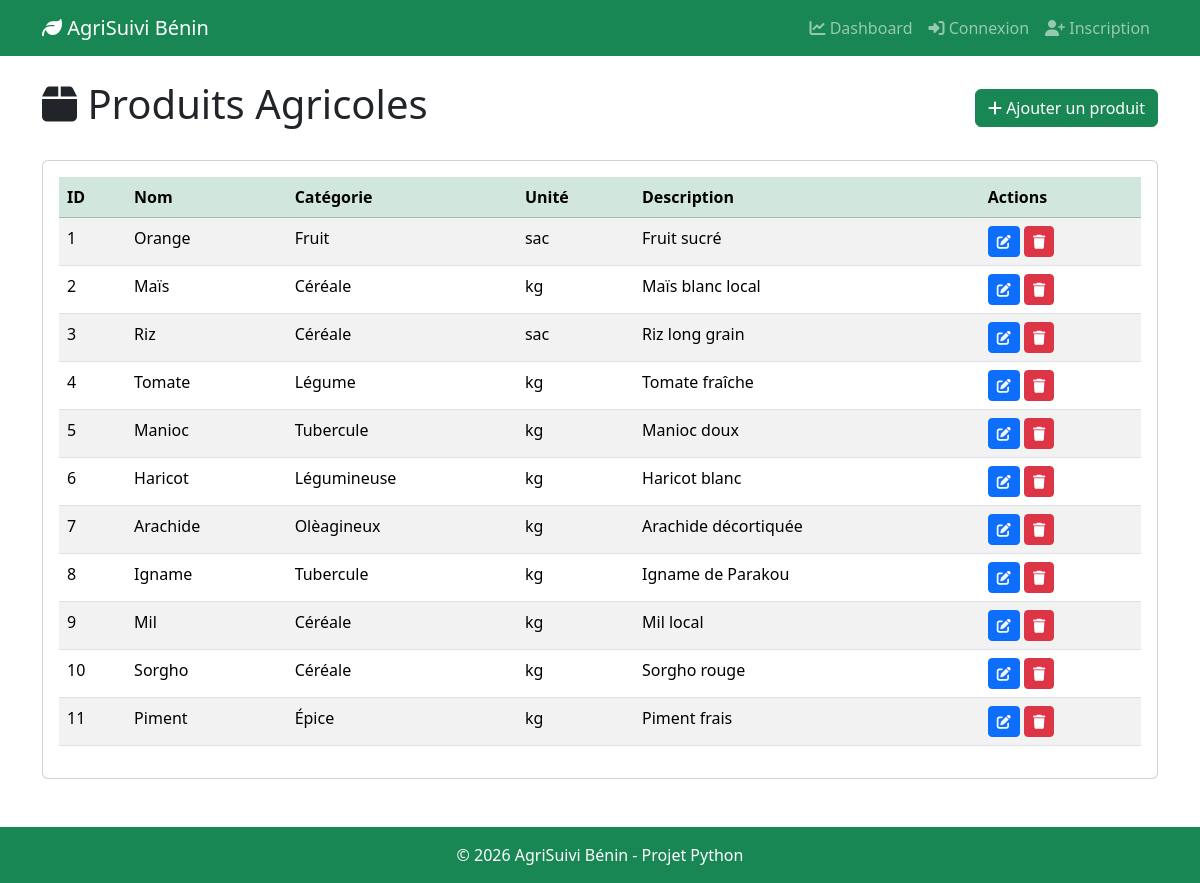
Page /products (signed in) on the earlier database version.
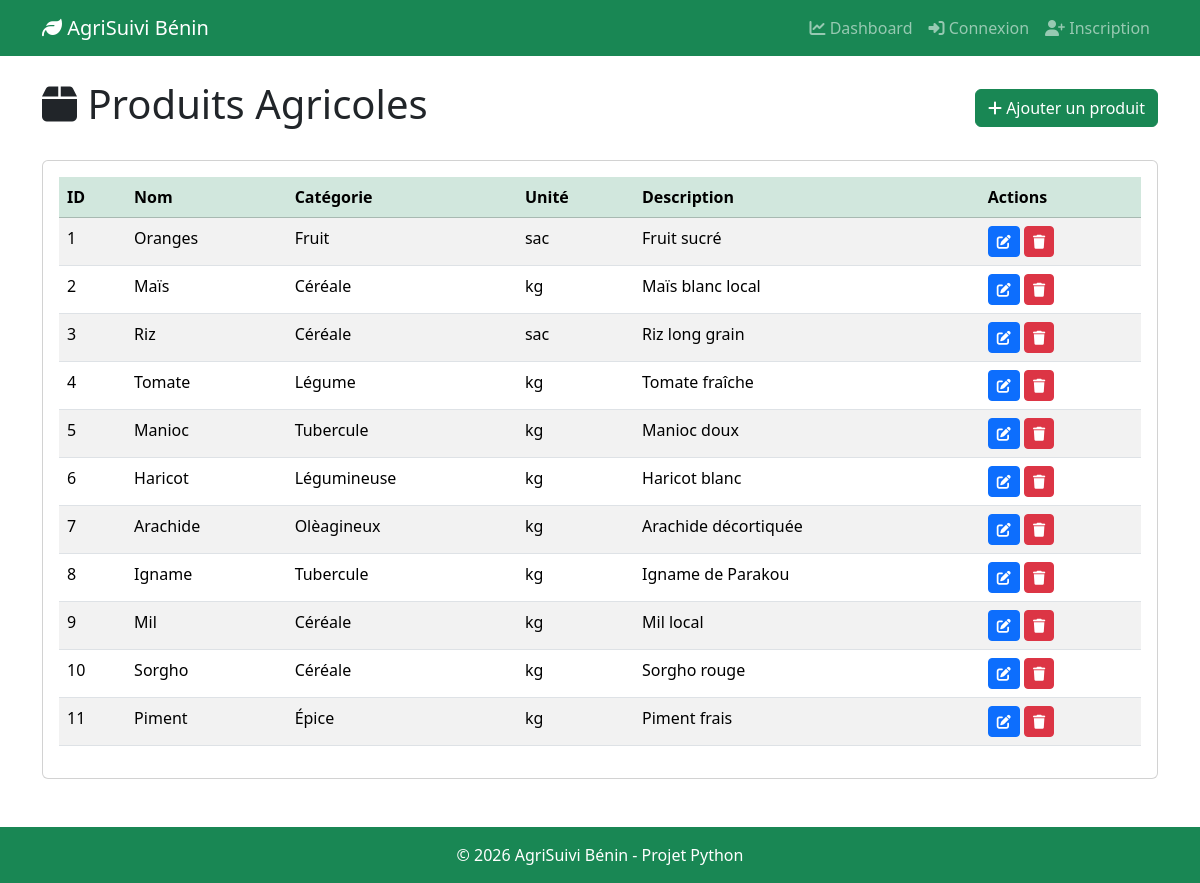
Same page on the later database version.
### models.py (models this page shows)
class Product(Base):
    __tablename__ = "products"
    id = Column(Integer, primary_key=True, index=True)
    name = Column(String(100), index=True)
    category = Column(String(50))
    unit = Column(String(20))
    description = Column(Text, nullable=True)
    created_at = Column(DateTime, default=datetime.now)
    created_by = Column(Integer, ForeignKey("users.id"), nullable=True)
    stocks = relationship("Stock", back_populates="product")
    prices = relationship("Price", back_populates="product")
    creator = relationship("User")

### main.py (the view)
@app.get("/products")
async def list_products(request: Request, db: Session = Depends(get_db)):
    user = getattr(request.state, 'user', None)
    if not user:
        return RedirectResponse(url="/login", status_code=303)
    products = db.query(models.Product).all()
    return templates.TemplateResponse(
        "products/list.html",
        {"request": request, "products": products}
    )

### templates/products/list.html (shortened to what this page needs)
{% extends "base.html" %}
{% block content %}
<div class="d-flex justify-content-between align-items-center mb-4">
    <h1><i class="fas fa-box"></i> Produits Agricoles</h1>
    <a href="/products/add" class="btn btn-success">
        <i class="fas fa-plus"></i> Ajouter un produit
    </a>
</div>
<div class="card">
    <div class="card-body">
        <table class="table table-striped table-hover">
            <thead class="table-success">
                <tr>
                    <th>ID</th>
                    <th>Nom</th>
                    <th>Catégorie</th>
                    <th>Unité</th>
                    <th>Description</th>
                    <th>Actions</th>
                </tr>
            </thead>
            <tbody>
                {% for product in products %}
                <tr>
                    <td>{{ product.id }}</td>
                    <td>{{ product.name }}</td>
                    <td>{{ product.category }}</td>
                    <td>{{ product.unit }}</td>
                    <td>{{ product.description or '-' }}</td>
                    <td>
                        <a href="/products/edit/{{ product.id }}" class="btn btn-sm btn-primary" title="Modifier">
                            <i class="fas fa-edit"></i>
                        </a>
                        <a href="/products/delete/{{ product.id }}" class="btn btn-sm btn-danger"
                           onclick="return confirm('Supprimer {{ product.name }} ?')" title="Supprimer">
                            <i class="fas fa-trash"></i>
                        </a>
                    </td>
                </tr>
                {% else %}
                <tr>
                    <td colspan="6" class="text-center">Aucun produit trouvé</td>
                </tr>
                {% endfor %}
            </tbody>
        </table>
    </div>
</div>
{% endblock %}

Differences in the rows shown:
changed Product "Fruit": name "Orange" → "Oranges"
